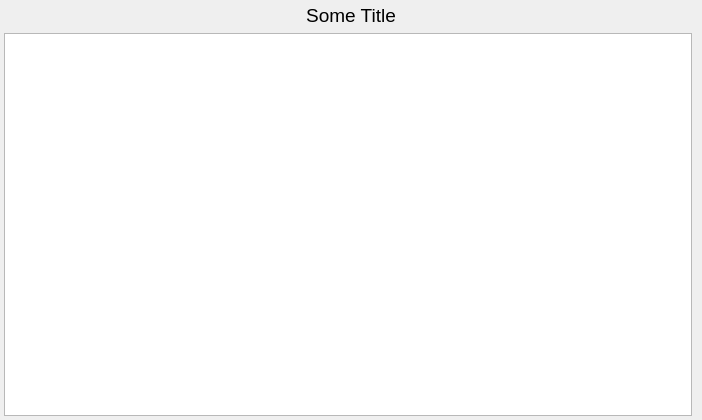
<?xml version="1.0" encoding="UTF-8"?>
<ui version="4.0">
 <class>StatsGenPlotWidget</class>
 <widget class="QWidget" name="StatsGenPlotWidget">
  <property name="geometry">
   <rect>
    <x>0</x>
    <y>0</y>
    <width>702</width>
    <height>420</height>
   </rect>
  </property>
  <property name="windowTitle">
   <string>Form</string>
  </property>
  <layout class="QGridLayout" name="gridLayout">
   <property name="margin">
    <number>4</number>
   </property>
   <item row="1" column="0">
    <layout class="QHBoxLayout" name="horizontalLayout_3">
     <item>
      <layout class="QVBoxLayout" name="verticalLayout_3">
       <item>
        <widget class="QTableView" name="m_TableView"/>
       </item>
      </layout>
     </item>
     <item>
      <widget class="QwtPlot" name="m_PlotView">
       <property name="frameShape">
        <enum>QFrame::Box</enum>
       </property>
      </widget>
     </item>
    </layout>
   </item>
   <item row="0" column="0">
    <widget class="QLabel" name="m_PlotTitle">
     <property name="font">
      <font>
       <pointsize>14</pointsize>
      </font>
     </property>
     <property name="text">
      <string>Some Title</string>
     </property>
     <property name="alignment">
      <set>Qt::AlignCenter</set>
     </property>
    </widget>
   </item>
  </layout>
 </widget>
 <customwidgets>
  <customwidget>
   <class>QwtPlot</class>
   <extends>QFrame</extends>
   <header>qwt_plot.h</header>
   <container>1</container>
  </customwidget>
 </customwidgets>
 <resources/>
 <connections/>
</ui>
